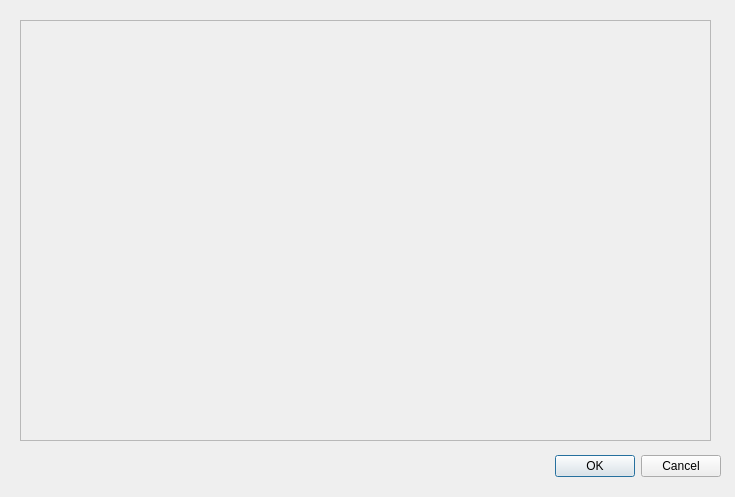
<?xml version="1.0" encoding="UTF-8"?>
<ui version="4.0">
 <class>DChart</class>
 <widget class="QDialog" name="DChart">
  <property name="geometry">
   <rect>
    <x>0</x>
    <y>0</y>
    <width>735</width>
    <height>497</height>
   </rect>
  </property>
  <property name="windowTitle">
   <string>Dialog</string>
  </property>
  <widget class="QDialogButtonBox" name="buttonBox">
   <property name="geometry">
    <rect>
     <x>380</x>
     <y>450</y>
     <width>341</width>
     <height>32</height>
    </rect>
   </property>
   <property name="orientation">
    <enum>Qt::Horizontal</enum>
   </property>
   <property name="standardButtons">
    <set>QDialogButtonBox::Cancel|QDialogButtonBox::Ok</set>
   </property>
  </widget>
  <widget class="QFrame" name="frameChart">
   <property name="geometry">
    <rect>
     <x>20</x>
     <y>20</y>
     <width>691</width>
     <height>421</height>
    </rect>
   </property>
   <property name="frameShape">
    <enum>QFrame::StyledPanel</enum>
   </property>
   <property name="frameShadow">
    <enum>QFrame::Raised</enum>
   </property>
  </widget>
 </widget>
 <resources/>
 <connections>
  <connection>
   <sender>buttonBox</sender>
   <signal>accepted()</signal>
   <receiver>DChart</receiver>
   <slot>accept()</slot>
   <hints>
    <hint type="sourcelabel">
     <x>248</x>
     <y>254</y>
    </hint>
    <hint type="destinationlabel">
     <x>157</x>
     <y>274</y>
    </hint>
   </hints>
  </connection>
  <connection>
   <sender>buttonBox</sender>
   <signal>rejected()</signal>
   <receiver>DChart</receiver>
   <slot>reject()</slot>
   <hints>
    <hint type="sourcelabel">
     <x>316</x>
     <y>260</y>
    </hint>
    <hint type="destinationlabel">
     <x>286</x>
     <y>274</y>
    </hint>
   </hints>
  </connection>
 </connections>
</ui>
